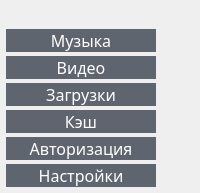
       <widget class="QWidget" name="burger_menu" native="true">
        <property name="sizePolicy">
         <sizepolicy hsizetype="Preferred" vsizetype="Preferred">
          <horstretch>0</horstretch>
          <verstretch>0</verstretch>
         </sizepolicy>
        </property>
        <property name="font">
         <font>
          <kerning>true</kerning>
         </font>
        </property>
        <property name="styleSheet">
         <string notr="true">QWidget#burger_menu
{
	
	background-color: rgb(47, 49, 54);
}</string>
        </property>
        <layout class="QVBoxLayout" name="verticalLayout">
         <property name="spacing">
          <number>4</number>
         </property>
         <property name="leftMargin">
          <number>6</number>
         </property>
         <property name="rightMargin">
          <number>3</number>
         </property>
         <property name="bottomMargin">
          <number>6</number>
         </property>
         <item>
          <widget class="QLabel" name="label_2">
           <property name="sizePolicy">
            <sizepolicy hsizetype="Preferred" vsizetype="Preferred">
             <horstretch>10</horstretch>
             <verstretch>0</verstretch>
            </sizepolicy>
           </property>
           <property name="maximumSize">
            <size>
             <width>150</width>
             <height>150</height>
            </size>
           </property>
           <property name="styleSheet">
            <string notr="true">QLabel#label_2
{
image: url(:/img/cat.png);
}</string>
           </property>
           <property name="text">
            <string/>
           </property>
          </widget>
         </item>
         <item>
          <widget class="QPushButton" name="pushButton_12">
           <property name="sizePolicy">
            <sizepolicy hsizetype="Minimum" vsizetype="Preferred">
             <horstretch>0</horstretch>
             <verstretch>0</verstretch>
            </sizepolicy>
           </property>
           <property name="minimumSize">
            <size>
             <width>10</width>
             <height>10</height>
            </size>
           </property>
           <property name="maximumSize">
            <size>
             <width>150</width>
             <height>50</height>
            </size>
           </property>
           <property name="palette">
            <palette>
             <active>
              <colorrole role="Button">
               <brush brushstyle="SolidPattern">
                <color alpha="255">
                 <red>95</red>
                 <green>101</green>
                 <blue>111</blue>
                </color>
               </brush>
              </colorrole>
              <colorrole role="ButtonText">
               <brush brushstyle="SolidPattern">
                <color alpha="255">
                 <red>255</red>
                 <green>255</green>
                 <blue>255</blue>
                </color>
               </brush>
              </colorrole>
              <colorrole role="Base">
               <brush brushstyle="SolidPattern">
                <color alpha="255">
                 <red>95</red>
                 <green>101</green>
                 <blue>111</blue>
                </color>
               </brush>
              </colorrole>
              <colorrole role="Window">
               <brush brushstyle="SolidPattern">
                <color alpha="255">
                 <red>95</red>
                 <green>101</green>
                 <blue>111</blue>
                </color>
               </brush>
              </colorrole>
             </active>
             <inactive>
              <colorrole role="Button">
               <brush brushstyle="SolidPattern">
                <color alpha="255">
                 <red>95</red>
                 <green>101</green>
                 <blue>111</blue>
                </color>
               </brush>
              </colorrole>
              <colorrole role="ButtonText">
               <brush brushstyle="SolidPattern">
                <color alpha="255">
                 <red>255</red>
                 <green>255</green>
                 <blue>255</blue>
                </color>
               </brush>
              </colorrole>
              <colorrole role="Base">
               <brush brushstyle="SolidPattern">
                <color alpha="255">
                 <red>95</red>
                 <green>101</green>
                 <blue>111</blue>
                </color>
               </brush>
              </colorrole>
              <colorrole role="Window">
               <brush brushstyle="SolidPattern">
                <color alpha="255">
                 <red>95</red>
                 <green>101</green>
                 <blue>111</blue>
                </color>
               </brush>
              </colorrole>
             </inactive>
             <disabled>
              <colorrole role="Button">
               <brush brushstyle="SolidPattern">
                <color alpha="255">
                 <red>95</red>
                 <green>101</green>
                 <blue>111</blue>
                </color>
               </brush>
              </colorrole>
              <colorrole role="ButtonText">
               <brush brushstyle="SolidPattern">
                <color alpha="255">
                 <red>120</red>
                 <green>120</green>
                 <blue>120</blue>
                </color>
               </brush>
              </colorrole>
              <colorrole role="Base">
               <brush brushstyle="SolidPattern">
                <color alpha="255">
                 <red>95</red>
                 <green>101</green>
                 <blue>111</blue>
                </color>
               </brush>
              </colorrole>
              <colorrole role="Window">
               <brush brushstyle="SolidPattern">
                <color alpha="255">
                 <red>95</red>
                 <green>101</green>
                 <blue>111</blue>
                </color>
               </brush>
              </colorrole>
             </disabled>
            </palette>
           </property>
           <property name="font">
            <font>
             <family>Calibri Light</family>
             <pointsize>12</pointsize>
             <weight>50</weight>
             <bold>false</bold>
            </font>
           </property>
           <property name="styleSheet">
            <string notr="true">QPushButton#pushButton_12
{
	background-color: rgb(95, 101, 111);
	border-radius:0px; 
	border: 0px;
}
QPushButton#pushButton_12:hover
{
	background-color: rgb(130, 138, 151);
	border-radius:0px; 
	border: 0px;
}</string>
           </property>
           <property name="text">
            <string>Музыка</string>
           </property>
          </widget>
         </item>
         <item>
          <widget class="QPushButton" name="pushButton_13">
           <property name="sizePolicy">
            <sizepolicy hsizetype="Minimum" vsizetype="Preferred">
             <horstretch>0</horstretch>
             <verstretch>0</verstretch>
            </sizepolicy>
           </property>
           <property name="maximumSize">
            <size>
             <width>150</width>
             <height>50</height>
            </size>
           </property>
           <property name="palette">
            <palette>
             <active>
              <colorrole role="Button">
               <brush brushstyle="SolidPattern">
                <color alpha="255">
                 <red>95</red>
                 <green>101</green>
                 <blue>111</blue>
                </color>
               </brush>
              </colorrole>
              <colorrole role="ButtonText">
               <brush brushstyle="SolidPattern">
                <color alpha="255">
                 <red>255</red>
                 <green>255</green>
                 <blue>255</blue>
                </color>
               </brush>
              </colorrole>
              <colorrole role="Base">
               <brush brushstyle="SolidPattern">
                <color alpha="255">
                 <red>95</red>
                 <green>101</green>
                 <blue>111</blue>
                </color>
               </brush>
              </colorrole>
              <colorrole role="Window">
               <brush brushstyle="SolidPattern">
                <color alpha="255">
                 <red>95</red>
                 <green>101</green>
                 <blue>111</blue>
                </color>
               </brush>
              </colorrole>
             </active>
             <inactive>
              <colorrole role="Button">
               <brush brushstyle="SolidPattern">
                <color alpha="255">
                 <red>95</red>
                 <green>101</green>
                 <blue>111</blue>
                </color>
               </brush>
              </colorrole>
              <colorrole role="ButtonText">
               <brush brushstyle="SolidPattern">
                <color alpha="255">
                 <red>255</red>
                 <green>255</green>
                 <blue>255</blue>
                </color>
               </brush>
              </colorrole>
              <colorrole role="Base">
               <brush brushstyle="SolidPattern">
                <color alpha="255">
                 <red>95</red>
                 <green>101</green>
                 <blue>111</blue>
                </color>
               </brush>
              </colorrole>
              <colorrole role="Window">
               <brush brushstyle="SolidPattern">
                <color alpha="255">
                 <red>95</red>
                 <green>101</green>
                 <blue>111</blue>
                </color>
               </brush>
              </colorrole>
             </inactive>
             <disabled>
              <colorrole role="Button">
               <brush brushstyle="SolidPattern">
                <color alpha="255">
                 <red>95</red>
                 <green>101</green>
                 <blue>111</blue>
                </color>
               </brush>
              </colorrole>
              <colorrole role="ButtonText">
               <brush brushstyle="SolidPattern">
                <color alpha="255">
                 <red>120</red>
                 <green>120</green>
                 <blue>120</blue>
                </color>
               </brush>
              </colorrole>
              <colorrole role="Base">
               <brush brushstyle="SolidPattern">
                <color alpha="255">
                 <red>95</red>
                 <green>101</green>
                 <blue>111</blue>
                </color>
               </brush>
              </colorrole>
              <colorrole role="Window">
               <brush brushstyle="SolidPattern">
                <color alpha="255">
                 <red>95</red>
                 <green>101</green>
                 <blue>111</blue>
                </color>
               </brush>
              </colorrole>
             </disabled>
            </palette>
           </property>
           <property name="font">
            <font>
             <family>Calibri Light</family>
             <pointsize>12</pointsize>
            </font>
           </property>
           <property name="styleSheet">
            <string notr="true">QPushButton#pushButton_13
{
	background-color: rgb(95, 101, 111);
	border-radius:0px; 
	border: 0px;
}
QPushButton#pushButton_13:hover
{
	background-color: rgb(130, 138, 151);
	border-radius:0px; 
	border: 0px;
}</string>
           </property>
           <property name="text">
            <string>Видео</string>
           </property>
          </widget>
         </item>
         <item>
          <widget class="QPushButton" name="pushButton_11">
           <property name="sizePolicy">
            <sizepolicy hsizetype="Minimum" vsizetype="Preferred">
             <horstretch>0</horstretch>
             <verstretch>0</verstretch>
            </sizepolicy>
           </property>
           <property name="maximumSize">
            <size>
             <width>150</width>
             <height>50</height>
            </size>
           </property>
           <property name="palette">
            <palette>
             <active>
              <colorrole role="Button">
               <brush brushstyle="SolidPattern">
                <color alpha="255">
                 <red>95</red>
                 <green>101</green>
                 <blue>111</blue>
                </color>
               </brush>
              </colorrole>
              <colorrole role="ButtonText">
               <brush brushstyle="SolidPattern">
                <color alpha="255">
                 <red>255</red>
                 <green>255</green>
                 <blue>255</blue>
                </color>
               </brush>
              </colorrole>
              <colorrole role="Base">
               <brush brushstyle="SolidPattern">
                <color alpha="255">
                 <red>95</red>
                 <green>101</green>
                 <blue>111</blue>
                </color>
               </brush>
              </colorrole>
              <colorrole role="Window">
               <brush brushstyle="SolidPattern">
                <color alpha="255">
                 <red>95</red>
                 <green>101</green>
                 <blue>111</blue>
                </color>
               </brush>
              </colorrole>
             </active>
             <inactive>
              <colorrole role="Button">
               <brush brushstyle="SolidPattern">
                <color alpha="255">
                 <red>95</red>
                 <green>101</green>
                 <blue>111</blue>
                </color>
               </brush>
              </colorrole>
              <colorrole role="ButtonText">
               <brush brushstyle="SolidPattern">
                <color alpha="255">
                 <red>255</red>
                 <green>255</green>
                 <blue>255</blue>
                </color>
               </brush>
              </colorrole>
              <colorrole role="Base">
               <brush brushstyle="SolidPattern">
                <color alpha="255">
                 <red>95</red>
                 <green>101</green>
                 <blue>111</blue>
                </color>
               </brush>
              </colorrole>
              <colorrole role="Window">
               <brush brushstyle="SolidPattern">
                <color alpha="255">
                 <red>95</red>
                 <green>101</green>
                 <blue>111</blue>
                </color>
               </brush>
              </colorrole>
             </inactive>
             <disabled>
              <colorrole role="Button">
               <brush brushstyle="SolidPattern">
                <color alpha="255">
                 <red>95</red>
                 <green>101</green>
                 <blue>111</blue>
                </color>
               </brush>
              </colorrole>
              <colorrole role="ButtonText">
               <brush brushstyle="SolidPattern">
                <color alpha="255">
                 <red>120</red>
                 <green>120</green>
                 <blue>120</blue>
                </color>
               </brush>
              </colorrole>
              <colorrole role="Base">
               <brush brushstyle="SolidPattern">
                <color alpha="255">
                 <red>95</red>
                 <green>101</green>
                 <blue>111</blue>
                </color>
               </brush>
              </colorrole>
              <colorrole role="Window">
               <brush brushstyle="SolidPattern">
                <color alpha="255">
                 <red>95</red>
                 <green>101</green>
                 <blue>111</blue>
                </color>
               </brush>
              </colorrole>
             </disabled>
            </palette>
           </property>
           <property name="font">
            <font>
             <family>Calibri Light</family>
             <pointsize>12</pointsize>
            </font>
           </property>
           <property name="styleSheet">
            <string notr="true">QPushButton#pushButton_11
{
	background-color: rgb(95, 101, 111);
	border-radius:0px; 
	border: 0px;
}
QPushButton#pushButton_11:hover
{
	background-color: rgb(130, 138, 151);
	border-radius:0px; 
	border: 0px;
}</string>
           </property>
           <property name="text">
            <string>Загрузки</string>
           </property>
          </widget>
         </item>
         <item>
          <widget class="QPushButton" name="pushButton_16">
           <property name="sizePolicy">
            <sizepolicy hsizetype="Minimum" vsizetype="Preferred">
             <horstretch>0</horstretch>
             <verstretch>0</verstretch>
            </sizepolicy>
           </property>
           <property name="maximumSize">
            <size>
             <width>150</width>
             <height>50</height>
            </size>
           </property>
           <property name="palette">
            <palette>
             <active>
              <colorrole role="Button">
               <brush brushstyle="SolidPattern">
                <color alpha="255">
                 <red>95</red>
                 <green>101</green>
                 <blue>111</blue>
                </color>
               </brush>
              </colorrole>
              <colorrole role="ButtonText">
               <brush brushstyle="SolidPattern">
                <color alpha="255">
                 <red>255</red>
                 <green>255</green>
                 <blue>255</blue>
                </color>
               </brush>
              </colorrole>
              <colorrole role="Base">
               <brush brushstyle="SolidPattern">
                <color alpha="255">
                 <red>95</red>
                 <green>101</green>
                 <blue>111</blue>
                </color>
               </brush>
              </colorrole>
              <colorrole role="Window">
               <brush brushstyle="SolidPattern">
                <color alpha="255">
                 <red>95</red>
                 <green>101</green>
                 <blue>111</blue>
                </color>
               </brush>
              </colorrole>
             </active>
             <inactive>
              <colorrole role="Button">
               <brush brushstyle="SolidPattern">
                <color alpha="255">
                 <red>95</red>
                 <green>101</green>
                 <blue>111</blue>
                </color>
               </brush>
              </colorrole>
              <colorrole role="ButtonText">
               <brush brushstyle="SolidPattern">
                <color alpha="255">
                 <red>255</red>
                 <green>255</green>
                 <blue>255</blue>
                </color>
               </brush>
              </colorrole>
              <colorrole role="Base">
               <brush brushstyle="SolidPattern">
                <color alpha="255">
                 <red>95</red>
                 <green>101</green>
                 <blue>111</blue>
                </color>
               </brush>
              </colorrole>
              <colorrole role="Window">
               <brush brushstyle="SolidPattern">
                <color alpha="255">
                 <red>95</red>
                 <green>101</green>
                 <blue>111</blue>
                </color>
               </brush>
              </colorrole>
             </inactive>
             <disabled>
              <colorrole role="Button">
               <brush brushstyle="SolidPattern">
                <color alpha="255">
                 <red>95</red>
                 <green>101</green>
                 <blue>111</blue>
                </color>
               </brush>
              </colorrole>
              <colorrole role="ButtonText">
               <brush brushstyle="SolidPattern">
                <color alpha="255">
                 <red>120</red>
                 <green>120</green>
                 <blue>120</blue>
                </color>
               </brush>
              </colorrole>
              <colorrole role="Base">
               <brush brushstyle="SolidPattern">
                <color alpha="255">
                 <red>95</red>
                 <green>101</green>
                 <blue>111</blue>
                </color>
               </brush>
              </colorrole>
              <colorrole role="Window">
               <brush brushstyle="SolidPattern">
                <color alpha="255">
                 <red>95</red>
                 <green>101</green>
                 <blue>111</blue>
                </color>
               </brush>
              </colorrole>
             </disabled>
            </palette>
           </property>
           <property name="font">
            <font>
             <family>Calibri Light</family>
             <pointsize>12</pointsize>
            </font>
           </property>
           <property name="styleSheet">
            <string notr="true">QPushButton#pushButton_16
{
	background-color: rgb(95, 101, 111);
	border-radius:0px; 
	border: 0px;
}
QPushButton#pushButton_16:hover
{
	background-color: rgb(130, 138, 151);
	border-radius:0px; 
	border: 0px;
}</string>
           </property>
           <property name="text">
            <string>Кэш</string>
           </property>
          </widget>
         </item>
         <item>
          <widget class="QPushButton" name="pushButton_15">
           <property name="sizePolicy">
            <sizepolicy hsizetype="Minimum" vsizetype="Preferred">
             <horstretch>0</horstretch>
             <verstretch>0</verstretch>
            </sizepolicy>
           </property>
           <property name="maximumSize">
            <size>
             <width>150</width>
             <height>50</height>
            </size>
           </property>
           <property name="palette">
            <palette>
             <active>
              <colorrole role="Button">
               <brush brushstyle="SolidPattern">
                <color alpha="255">
                 <red>95</red>
                 <green>101</green>
                 <blue>111</blue>
                </color>
               </brush>
              </colorrole>
              <colorrole role="ButtonText">
               <brush brushstyle="SolidPattern">
                <color alpha="255">
                 <red>255</red>
                 <green>255</green>
                 <blue>255</blue>
                </color>
               </brush>
              </colorrole>
              <colorrole role="Base">
               <brush brushstyle="SolidPattern">
                <color alpha="255">
                 <red>95</red>
                 <green>101</green>
                 <blue>111</blue>
                </color>
               </brush>
              </colorrole>
              <colorrole role="Window">
               <brush brushstyle="SolidPattern">
                <color alpha="255">
                 <red>95</red>
                 <green>101</green>
                 <blue>111</blue>
                </color>
               </brush>
              </colorrole>
             </active>
             <inactive>
              <colorrole role="Button">
               <brush brushstyle="SolidPattern">
                <color alpha="255">
                 <red>95</red>
                 <green>101</green>
                 <blue>111</blue>
                </color>
               </brush>
              </colorrole>
              <colorrole role="ButtonText">
               <brush brushstyle="SolidPattern">
                <color alpha="255">
                 <red>255</red>
                 <green>255</green>
                 <blue>255</blue>
                </color>
               </brush>
              </colorrole>
              <colorrole role="Base">
               <brush brushstyle="SolidPattern">
                <color alpha="255">
                 <red>95</red>
                 <green>101</green>
                 <blue>111</blue>
                </color>
               </brush>
              </colorrole>
              <colorrole role="Window">
               <brush brushstyle="SolidPattern">
                <color alpha="255">
                 <red>95</red>
                 <green>101</green>
                 <blue>111</blue>
                </color>
               </brush>
              </colorrole>
             </inactive>
             <disabled>
              <colorrole role="Button">
               <brush brushstyle="SolidPattern">
                <color alpha="255">
                 <red>95</red>
                 <green>101</green>
                 <blue>111</blue>
                </color>
               </brush>
              </colorrole>
              <colorrole role="ButtonText">
               <brush brushstyle="SolidPattern">
                <color alpha="255">
                 <red>120</red>
                 <green>120</green>
                 <blue>120</blue>
                </color>
               </brush>
              </colorrole>
              <colorrole role="Base">
               <brush brushstyle="SolidPattern">
                <color alpha="255">
                 <red>95</red>
                 <green>101</green>
                 <blue>111</blue>
                </color>
               </brush>
              </colorrole>
              <colorrole role="Window">
               <brush brushstyle="SolidPattern">
                <color alpha="255">
                 <red>95</red>
                 <green>101</green>
                 <blue>111</blue>
                </color>
               </brush>
              </colorrole>
             </disabled>
            </palette>
           </property>
           <property name="font">
            <font>
             <family>Calibri Light</family>
             <pointsize>12</pointsize>
            </font>
           </property>
           <property name="styleSheet">
            <string notr="true">QPushButton#pushButton_15
{
	background-color: rgb(95, 101, 111);
	border-radius:0px; 
	border: 0px;
}
QPushButton#pushButton_15:hover
{
	background-color: rgb(130, 138, 151);
	border-radius:0px; 
	border: 0px;
}</string>
           </property>
           <property name="text">
            <string> Авторизация </string>
           </property>
          </widget>
         </item>
         <item>
          <widget class="QPushButton" name="pushButton_17">
           <property name="sizePolicy">
            <sizepolicy hsizetype="Minimum" vsizetype="Preferred">
             <horstretch>0</horstretch>
             <verstretch>0</verstretch>
            </sizepolicy>
           </property>
           <property name="maximumSize">
            <size>
             <width>150</width>
             <height>50</height>
            </size>
           </property>
           <property name="palette">
            <palette>
             <active>
              <colorrole role="Button">
               <brush brushstyle="SolidPattern">
                <color alpha="255">
                 <red>95</red>
                 <green>101</green>
                 <blue>111</blue>
                </color>
               </brush>
              </colorrole>
              <colorrole role="ButtonText">
               <brush brushstyle="SolidPattern">
                <color alpha="255">
                 <red>255</red>
                 <green>255</green>
                 <blue>255</blue>
                </color>
               </brush>
              </colorrole>
              <colorrole role="Base">
               <brush brushstyle="SolidPattern">
                <color alpha="255">
                 <red>95</red>
                 <green>101</green>
                 <blue>111</blue>
                </color>
               </brush>
              </colorrole>
              <colorrole role="Window">
               <brush brushstyle="SolidPattern">
                <color alpha="255">
                 <red>95</red>
                 <green>101</green>
                 <blue>111</blue>
                </color>
               </brush>
              </colorrole>
             </active>
             <inactive>
              <colorrole role="Button">
               <brush brushstyle="SolidPattern">
                <color alpha="255">
                 <red>95</red>
                 <green>101</green>
                 <blue>111</blue>
                </color>
               </brush>
              </colorrole>
              <colorrole role="ButtonText">
               <brush brushstyle="SolidPattern">
                <color alpha="255">
                 <red>255</red>
                 <green>255</green>
                 <blue>255</blue>
                </color>
               </brush>
              </colorrole>
              <colorrole role="Base">
               <brush brushstyle="SolidPattern">
                <color alpha="255">
                 <red>95</red>
                 <green>101</green>
                 <blue>111</blue>
                </color>
               </brush>
              </colorrole>
              <colorrole role="Window">
               <brush brushstyle="SolidPattern">
                <color alpha="255">
                 <red>95</red>
                 <green>101</green>
                 <blue>111</blue>
                </color>
               </brush>
              </colorrole>
             </inactive>
             <disabled>
              <colorrole role="Button">
               <brush brushstyle="SolidPattern">
                <color alpha="255">
                 <red>95</red>
                 <green>101</green>
                 <blue>111</blue>
                </color>
               </brush>
              </colorrole>
              <colorrole role="ButtonText">
               <brush brushstyle="SolidPattern">
                <color alpha="255">
                 <red>120</red>
                 <green>120</green>
                 <blue>120</blue>
                </color>
               </brush>
              </colorrole>
              <colorrole role="Base">
               <brush brushstyle="SolidPattern">
                <color alpha="255">
                 <red>95</red>
                 <green>101</green>
                 <blue>111</blue>
                </color>
               </brush>
              </colorrole>
              <colorrole role="Window">
               <brush brushstyle="SolidPattern">
                <color alpha="255">
                 <red>95</red>
                 <green>101</green>
                 <blue>111</blue>
                </color>
               </brush>
              </colorrole>
             </disabled>
            </palette>
           </property>
           <property name="font">
            <font>
             <family>Calibri Light</family>
             <pointsize>12</pointsize>
            </font>
           </property>
           <property name="styleSheet">
            <string notr="true">QPushButton#pushButton_17
{
	background-color: rgb(95, 101, 111);
	border-radius:0px; 
	border: 0px;
}
QPushButton#pushButton_17:hover
{
	background-color: rgb(130, 138, 151);
	border-radius:0px; 
	border: 0px;
}</string>
           </property>
           <property name="text">
            <string>Настройки</string>
           </property>
          </widget>
         </item>
        </layout>
       </widget>
